Frame 1 (no input): blank canvas, image omitted
Frame 60 (the mouse pressed at the canvas centre just before this capture): blank canvas, image omitted
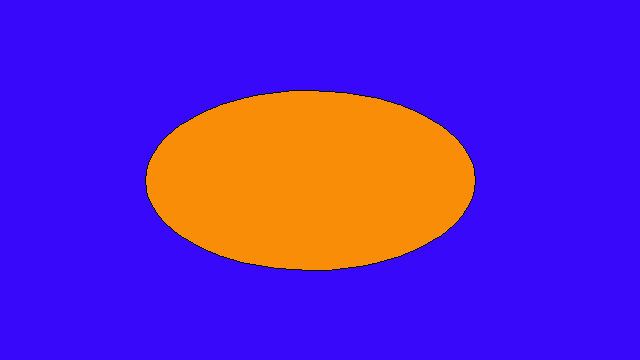
Frame 120 (the mouse held since frame 60 and released just before this capture)

The Processing sketch whose frames 1 and 60 were blank and that drew this single picture after the mouse press (run headless with seeded random() and noise(); from frame 60 on, the mouse is pressed at the canvas centre):

// Processing sketch: processing_127335
// ── processing_127335.pde

void setup() {
  size(640, 360);
  noSmooth();
  fill(0);
  background(55, 8, 250);
}
 
void draw() {
  if (mousePressed) {
    stroke(0);
    fill(250, 141, 8);
  } else {
    stroke(0);
    fill(249, 250, 8);
} 
ellipse(mouseX-10, mouseY, mouseX+10, mouseY);
}
